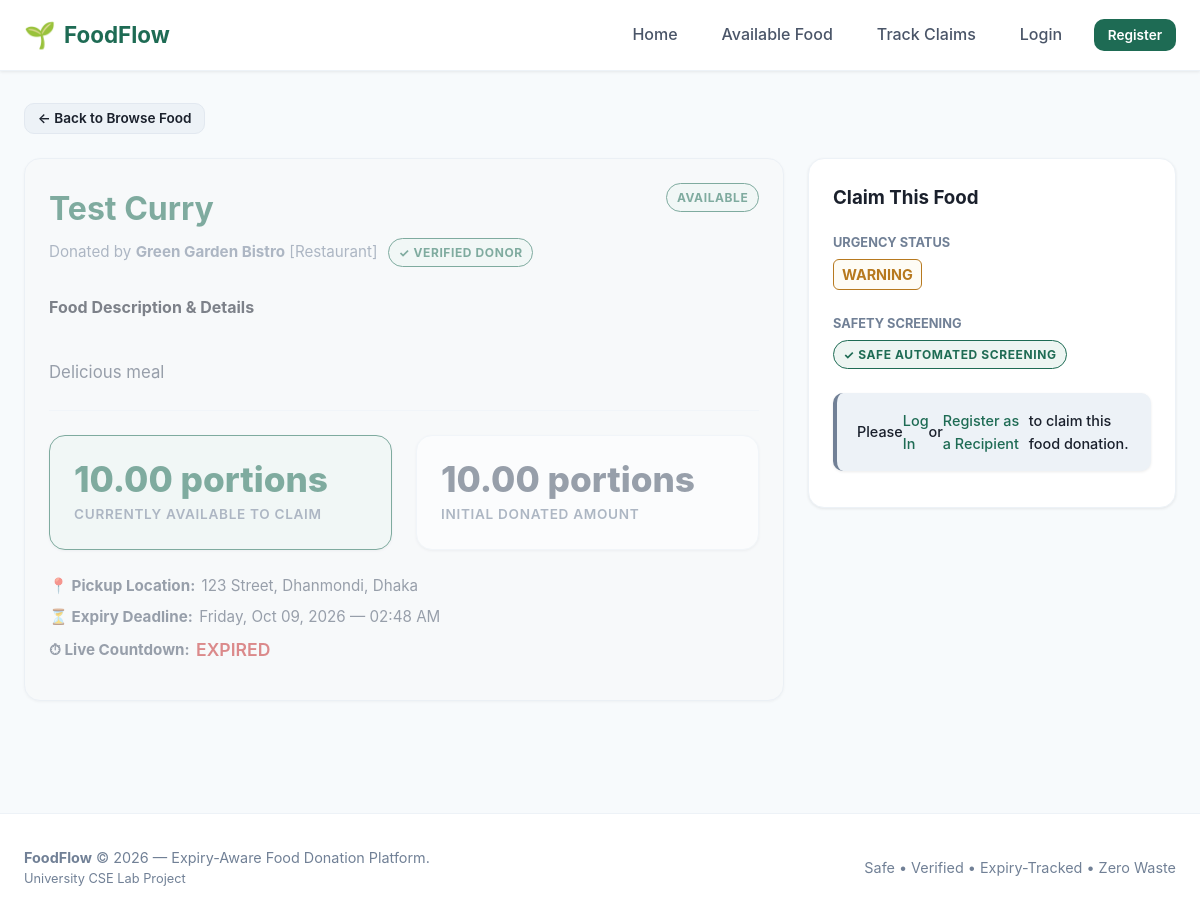
Screenshot of /recipient/food/6/ with the database file from the repository.
### listings/models.py (models this page shows, shortened)
class FoodListing(models.Model):
    STATUS_AVAILABLE = 'available'
    STATUS_CLAIMED = 'claimed'
    STATUS_COMPLETED = 'completed'
    STATUS_EXPIRED = 'expired'
    STATUS_BLOCKED = 'blocked'
    STATUS_CHOICES = [
        (STATUS_AVAILABLE, 'Available'),
        (STATUS_CLAIMED, 'Claimed'),
        (STATUS_COMPLETED, 'Completed'),
        (STATUS_EXPIRED, 'Expired'),
        (STATUS_BLOCKED, 'Blocked'),
    ]
    donor = models.ForeignKey(
        'accounts.Donor',
        on_delete=models.CASCADE,
        related_name='listings'
    )
    location = models.ForeignKey(
        'locations.Location',
        on_delete=models.PROTECT,
        related_name='listings'
    )
    food_name = models.CharField(max_length=200, help_text="e.g. Cooked Rice & Curry, Fresh Apples, Bread Rolls")
    description = models.TextField(blank=True, null=True, help_text="Preparation details, ingredients, or dietary info")
    quantity = models.DecimalField(
        max_digits=8,
        decimal_places=2,
        validators=[MinValueValidator(Decimal('0.01'))],
        help_text="Total initial quantity"
    )
    unit = models.CharField(
        max_length=50,
        help_text="Units: portions, kg, boxes, packets, meals, litres"
    )
    expires_at = models.DateTimeField(
        db_index=True,
        help_text="Exact expiry deadline"
    )
    status = models.CharField(
        max_length=20,
        choices=STATUS_CHOICES,
        default=STATUS_AVAILABLE,
        db_index=True
    )
    created_at = models.DateTimeField(auto_now_add=True)
    updated_at = models.DateTimeField(auto_now=True)
    class Meta:
        verbose_name = "Food Listing"
        verbose_name_plural = "Food Listings"
        ordering = ['expires_at']
    @property
    def is_expired(self):
        return timezone.now() >= self.expires_at
    @property
    def quantity_available(self):
        from claims.models import Claim
        claimed_sum = self.claims.filter(
            status__in=[Claim.STATUS_PENDING, Claim.STATUS_COMPLETED]
        ).aggregate(total=Sum('claimed_quantity'))['total'] or Decimal('0.00')
        remaining = self.quantity - claimed_sum
        return max(Decimal('0.00'), remaining)

class ExpiryTracker(models.Model):
    URGENCY_SAFE = 'safe'
    URGENCY_WARNING = 'warning'
    URGENCY_URGENT = 'urgent'
    URGENCY_EXPIRED = 'expired'
    URGENCY_CHOICES = [
        (URGENCY_SAFE, 'Safe'),
        (URGENCY_WARNING, 'Warning'),
        (URGENCY_URGENT, 'Urgent'),
        (URGENCY_EXPIRED, 'Expired'),
    ]
    listing = models.OneToOneField(
        FoodListing,
        on_delete=models.CASCADE,
        related_name='expiry_tracker'
    )
    expires_at = models.DateTimeField()
    urgency_level = models.CharField(
        max_length=20,
        choices=URGENCY_CHOICES,
        default=URGENCY_SAFE
    )
    alert_sent = models.BooleanField(
        default=False,
        help_text="Prevents duplicate urgent or expiry notifications"
    )
    last_checked_at = models.DateTimeField(auto_now=True)
    class Meta:
        verbose_name = "Expiry Tracker"
        verbose_name_plural = "Expiry Trackers"

### accounts/models.py (models this page shows, shortened)
class Donor(models.Model):
    DONOR_TYPE_CHOICES = [
        ('restaurant', 'Restaurant'),
        ('household', 'Household'),
        ('grocer', 'Grocer / Supermarket'),
        ('event', 'Event / Catering'),
        ('other', 'Other Donor'),
    ]
    user = models.OneToOneField(
        User,
        on_delete=models.CASCADE,
        related_name='donor_profile'
    )
    donor_type = models.CharField(
        max_length=30,
        choices=DONOR_TYPE_CHOICES,
        default='restaurant'
    )
    organization_name = models.CharField(
        max_length=150,
        blank=True,
        null=True,
        help_text="Business or organization name (optional for households)"
    )
    location = models.ForeignKey(
        'locations.Location',
        on_delete=models.PROTECT,
        related_name='donors'
    )
    is_verified = models.BooleanField(
        default=False,
        help_text="Designates if this donor is verified by platform administrators"
    )
    created_at = models.DateTimeField(auto_now_add=True)
    class Meta:
        verbose_name = "Donor Profile"
        verbose_name_plural = "Donor Profiles"

class User(AbstractUser):
    ROLE_DONOR = 'donor'
    ROLE_RECIPIENT = 'recipient'
    ROLE_CHOICES = [
        (ROLE_DONOR, 'Donor'),
        (ROLE_RECIPIENT, 'Recipient'),
    ]
    role = models.CharField(
        max_length=20,
        choices=ROLE_CHOICES,
        default=ROLE_RECIPIENT,
        help_text="Designates whether this user registers as a food Donor or Recipient."
    )
    phone = models.CharField(
        max_length=20,
        blank=True,
        null=True,
        help_text="Contact telephone number"
    )

### locations/models.py (models this page shows, shortened)
class Location(models.Model):
    address = models.CharField(max_length=255, help_text="Street address or building details")
    area = models.CharField(max_length=100, db_index=True, help_text="Neighborhood or area name")
    city = models.CharField(max_length=100, db_index=True, help_text="City name")
    postal_code = models.CharField(max_length=20, blank=True, null=True, help_text="Postal / ZIP code")
    latitude = models.DecimalField(max_digits=9, decimal_places=6, null=True, blank=True)
    longitude = models.DecimalField(max_digits=9, decimal_places=6, null=True, blank=True)
    class Meta:
        verbose_name = "Location"
        verbose_name_plural = "Locations"
        indexes = [
            models.Index(fields=['area'], name='loc_area_idx'),
            models.Index(fields=['city'], name='loc_city_idx'),
        ]
        constraints = [
            models.UniqueConstraint(
                fields=['address', 'area', 'city', 'postal_code'],
                name='unique_location_address'
            )
        ]

### listings/views.py (the view)
# urls.py: path('recipient/food/<int:pk>/', views.recipient_food_detail_view, name='food_detail'),
def recipient_food_detail_view(request, pk):
    listing = get_object_or_404(
        FoodListing.objects.select_related('donor__user', 'location', 'expiry_tracker', 'safety_check'),
        pk=pk
    )
    available_qty = listing.quantity_available
    is_claimable = (
        listing.status == FoodListing.STATUS_AVAILABLE
        and not listing.is_expired
        and (hasattr(listing, 'safety_check') and listing.safety_check.is_safe)
        and available_qty > Decimal('0.00')
    )
    is_recipient = request.user.is_authenticated and request.user.is_recipient
    is_verified_recipient = is_recipient and hasattr(request.user, 'recipient_profile') and request.user.recipient_profile.is_verified
    claim_form = None
    if is_recipient and is_claimable:
        claim_form = ClaimForm(max_available=available_qty, unit=listing.unit)
    context = {
        'listing': listing,
        'available_qty': available_qty,
        'is_claimable': is_claimable,
        'is_recipient': is_recipient,
        'is_verified_recipient': is_verified_recipient,
        'claim_form': claim_form,
    }
    return render(request, 'listings/food_detail_recipient.html', context)

### templates/listings/food_detail_recipient.html (shortened to what this page needs)
{% extends 'base.html' %}
{% block content %}
<div style="margin-bottom: 1.5rem;">
    <a href="{% url 'listings:browse_food' %}" class="btn btn-secondary btn-sm">&larr; Back to Browse Food</a>
</div>
<div class="grid grid-3">
    <div style="grid-column: span 2;">
        <div class="card" style="margin-bottom: 2rem;">
            <div class="card-header">
                <div>
                    <h1 style="color: var(--green-700); font-size: 2rem; margin-bottom: 0.25rem;">{{ listing.food_name }}</h1>
                    <span style="color: var(--grey-500); font-size: 0.95rem;">
                        Donated by <strong>{{ listing.donor.organization_name|default:listing.donor.user.username }}</strong>
                        [{{ listing.donor.get_donor_type_display }}]
                        {% if listing.donor.is_verified %}
                            <span class="badge badge-available" style="margin-left: 0.4rem;">✓ Verified Donor</span>
                        {% endif %}
                    </span>
                </div>
                <div>
                    <span class="badge badge-{{ listing.status }}">{{ listing.get_status_display }}</span>
                </div>
            </div>
            <div class="card-body">
                <h4 style="margin: 1rem 0 0.5rem; color: var(--ink);">Food Description & Details</h4>
                <p style="color: var(--grey-700); font-size: 1.05rem; white-space: pre-line; line-height: 1.7;">
                    {{ listing.description|default:"No special preparation instructions or notes provided." }}
                </p>
                <hr style="border: 0; border-top: 1px solid var(--grey-200); margin: 1.5rem 0;">
                <div class="grid grid-2">
                    <div class="stat-card" style="background: var(--green-50); border-color: var(--green-700);">
                        <span class="stat-value">{{ available_qty }} {{ listing.unit }}</span>
                        <span class="stat-label">Currently Available to Claim</span>
                    </div>
                    <div class="stat-card">
                        <span class="stat-value" style="color: var(--grey-700);">{{ listing.quantity }} {{ listing.unit }}</span>
                        <span class="stat-label">Initial Donated Amount</span>
                    </div>
                </div>
                <div class="food-meta" style="margin-top: 1.5rem; font-size: 0.95rem;">
                    <div class="food-meta-item">
                        <strong>📍 Pickup Location:</strong>
                        <span>{{ listing.location.address }}, {{ listing.location.area }}, {{ listing.location.city }}</span>
                    </div>
                    <div class="food-meta-item">
                        <strong>⏳ Expiry Deadline:</strong>
                        <span>{{ listing.expires_at|date:"l, M d, Y — h:i A" }}</span>
                    </div>
                    <div class="food-meta-item">
                        <strong>⏱ Live Countdown:</strong>
                        <span class="countdown" data-expires="{{ listing.expires_at|date:'c' }}" style="font-size: 1.1rem; color: var(--red-600);">
                        </span>
                    </div>
                </div>
            </div>
        </div>
    </div>
    <div>
        <div class="card" style="margin-bottom: 1.5rem;">
            <h3 style="color: var(--ink); margin-bottom: 1rem;">Claim This Food</h3>
            <div style="margin-bottom: 1.25rem;">
                <span style="font-size: 0.8rem; font-weight: 700; color: var(--grey-500); text-transform: uppercase;">Urgency Status</span>
                <div style="margin-top: 0.25rem;">
                    <span class="urgency-badge urgency-{{ listing.expiry_tracker.urgency_level|default:'safe' }}" style="font-size: 0.9rem;">
                        {{ listing.expiry_tracker.get_urgency_level_display|default:'SAFE'|upper }}
                    </span>
                </div>
            </div>
            <div style="margin-bottom: 1.5rem;">
                <span style="font-size: 0.8rem; font-weight: 700; color: var(--grey-500); text-transform: uppercase;">Safety Screening</span>
                <div style="margin-top: 0.25rem;">
                    {% if listing.safety_check.is_safe %}
                        <span class="badge badge-available">✓ Safe Automated Screening</span>
                    {% else %}
                        <span class="badge badge-blocked">⚠ High Risk / Blocked</span>
                    {% endif %}
                </div>
            </div>
            {% if is_claimable and is_verified_recipient %}
                <form id="claim-food-form" action="{% url 'claims:claim_create' listing_id=listing.pk %}" method="post">
                    {% csrf_token %}
                    <div class="form-group">
                        <label class="form-label">How much do you wish to claim? ({{ listing.unit }})</label>
                        {{ claim_form.claimed_quantity }}
                        <span class="form-help">{{ claim_form.claimed_quantity.help_text }}</span>
                    </div>
                    <button type="submit" class="btn btn-primary btn-lg" style="width: 100%; margin-top: 0.5rem;">
                        Reserve & Get Pickup Code
                    </button>
                </form>
            {% elif not user.is_authenticated %}
                <div class="alert alert-info" style="font-size: 0.9rem;">
                    Please <a href="{% url 'accounts:login' %}?next={{ request.path }}">Log In</a> or <a href="{% url 'accounts:register' %}">Register as a Recipient</a> to claim this food donation.
                </div>
            {% elif user.is_donor %}
                <div class="alert alert-info" style="font-size: 0.9rem;">
                    You are logged in as a <strong>Donor</strong>. Food claims can only be placed by registered Recipient accounts.
                </div>
            {% elif is_recipient and not is_verified_recipient %}
                <div class="alert alert-warning" style="font-size: 0.9rem;">
                    <strong>Account Verification Pending:</strong> Your recipient account must be verified by a platform administrator before you can submit claims.
                </div>
            {% endif %}
        </div>
    </div>
</div>
{% endblock %}

### rows the page displays
FoodListing: food_name "Test Curry", donor.organization_name "Green Garden Bistro", donor.donor_type "Restaurant", status "AVAILABLE", description "Delicious meal", unit "portions", quantity "10.00", location.address "123 Street", location.area "Dhanmondi", location.city "Dhaka", expires_at "Friday, Oct 09, 2026 — 02:48 AM", expiry_tracker.urgency_level "WARNING"

### other values shown
{{ available_qty }} "10.00"
